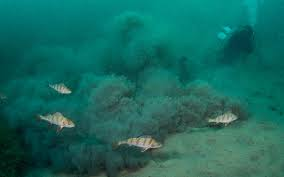
%> input picture aa.jpeg, 284 x 177 px
$ octave --eval "result = sharp(imread('aa.jpeg'));"   (GNU Octave 9; MATLAB toolbox functions it lacks are replaced by stand-ins)
%> lines starting %> are read from the running program, lines starting %| are printed output that depends on the picture
### hisStretching.m
function [ result ] = hisStretching(image)
% Contrast stretching by histogram normalization
image = im2double(image);
[M, N, C] = size(image);
result = zeros(M, N, C);
for c = 1:C
    channel = image(:,:,c);
    minVal = min(channel(:));
    maxVal = max(channel(:));
    if maxVal > minVal
        result(:,:,c) = (channel - minVal) / (maxVal - minVal);
    else
        result(:,:,c) = channel;
    end
end
end

### sharp.m
function [ result ] = sharp(image)
% SHARPENING
image = im2double(image);
GaussKernel = fspecial('gaussian', 5, 3);
imBlur = imfilter(image,GaussKernel);
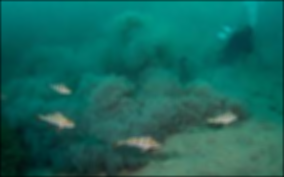
%> imBlur: size 177x284x3 double; mean R, G, B 0.088, 0.406, 0.367
unSharpMask = image - imBlur;
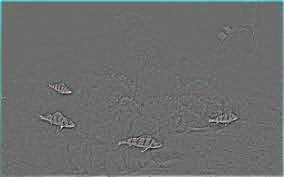
%> unSharpMask: size 177x284x3 double; mean R, G, B 0.000839, 0.00435, 0.0039; drawn with min black and max white
stretchIm = hisStretching(unSharpMask);
%> the loop in hisStretching, `for c = 1:C` made 3 passes
%> (minVal, maxVal) on passes 1 to 3: (-0.223, 0.287), (-0.245, 0.34), (-0.251, 0.339)
%> pass 1, in hisStretching, `channel = image(:,:,c);`:
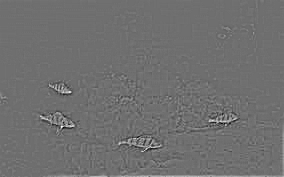
%> channel: size 177x284 double; min -0.223, max 0.287, mean 0.000839; drawn with min black and max white
%> pass 2, in hisStretching, `channel = image(:,:,c);`:
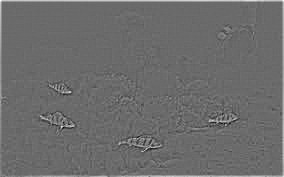
%> channel: size 177x284 double; min -0.245, max 0.34, mean 0.00435; drawn with min black and max white
result = (image + stretchIm)/2;
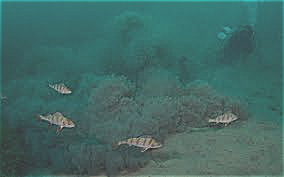
%> result: size 177x284x3 double; mean R, G, B 0.264, 0.418, 0.401
end
